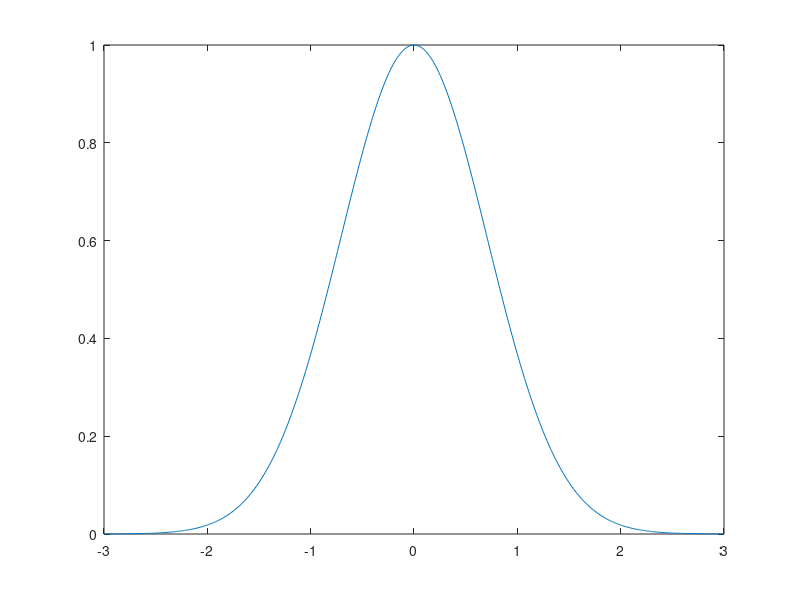

Write MATLAB code to recreate this figure. (Note: this script raises an error after producing the figure.)
%% 15 Two-Dimensional Graphics

%% 15.1 Planar plots
%% 
x = -4:0.01:4 ;
y = sin(x) ;
plot(x, y) ;

%% 
x = -3:.01:3 ;
y = exp(-x.^2) ;
plot(x, y) ;

%% 15.2 Multiple figures

%% 15.3 Graph of a function
%% 
fplot(@expnormal, [-3 3])

%% 
f = @(x) exp(-x.^2)
fplot(f, [-3 3])

%% 15.4 Parametrically defined curves
t = 0:.001:2*pi ;
x = cos(3*t) ;
y = sin(2*t) ;
plot(x, y) ;

%% 15.5 Titles, labels, text in a graph

%{
  title graph title
  xlabel x-axis label
  ylabel y-axis label
  gtext place text on graph using the mouse
  text position text at specified coordinates
%}

%% 
title('A parametric cos/sin curve')

%% 15.6 Control of axes and scaling
%{
  axis([xmin xmax ymin ymax]) sets the axes
  axis manual freezes the current axes for new plots
  axis auto returns to auto-scaling
  v = axis vector v shows current scaling
  axis square axes of same size (not same scale)
  axis equal same scale and tic marks on axes
  axis off removes the axes
  axis on restores the axes
%}

%% 15.7 Multiple plots
%% 
x = 0:.01:2*pi;
y1 = sin(x) ;
y2 = sin(2*x) ;
y3 = sin(4*x) ;
plot(x, y1, x, y2, x, y3)

%% 
x = (0:.01:2*pi)' ;
y = [sin(x), sin(2*x), sin(4*x)] ;
plot(x, y)

%% 
plot(x, y, [0 2*pi], [0 0])

%% 15.8 Line types, marker types, colors
x = 0:.01:2*pi ;
y1 = sin(x) ;
y2 = sin(2*x) ;
y3 = sin(4*x) ;
plot(x,y1, '--', x,y2, ':', x,y3, 'o')


%% 15.9 Subplots and specialized plots
subplot(2,2,1)
plot(x,y1, '--')
subplot(2,2,2)
plot(x,y2, ':')
subplot(2,2,[3 4])
plot(x,y3, 'o')

%% 15.10 Graphics hard copy
